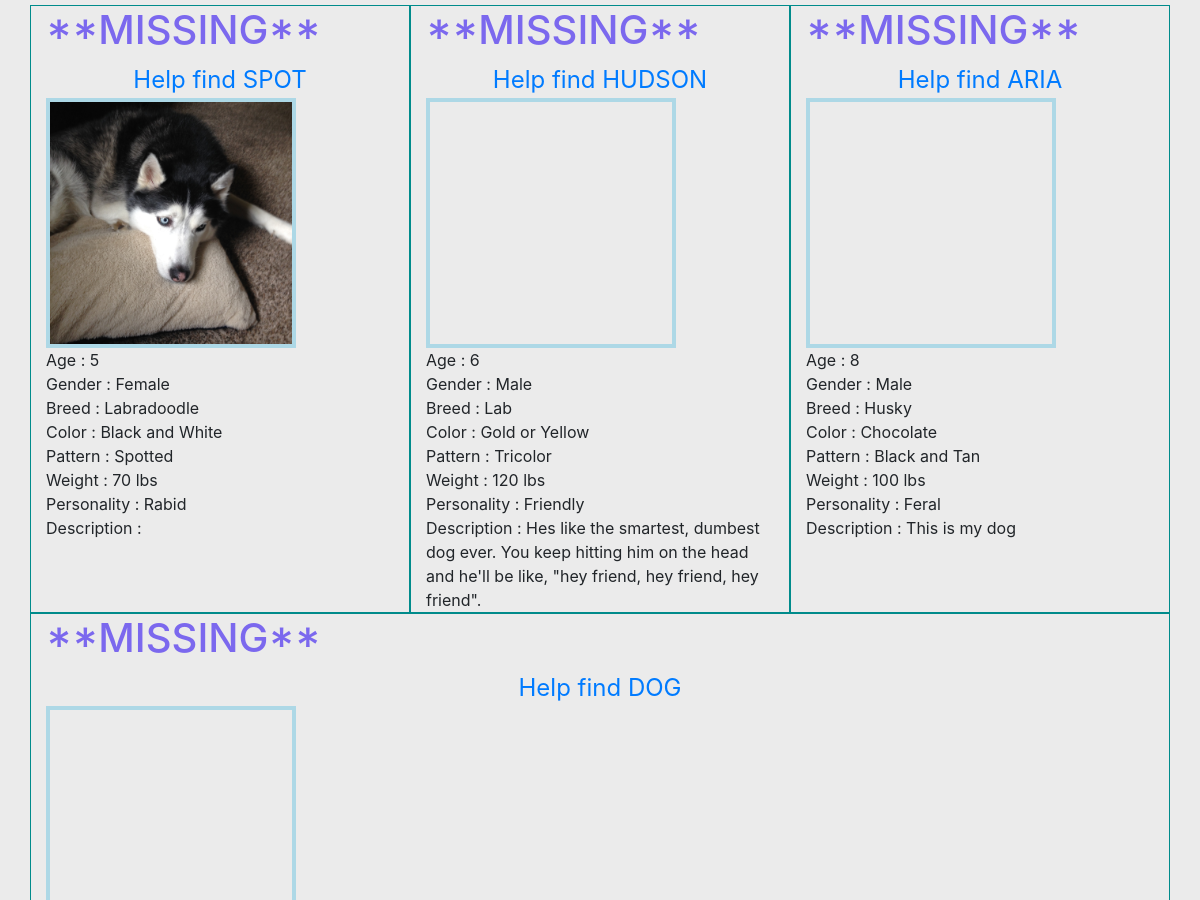
The app's page /dogmap/ (middle part), older data.
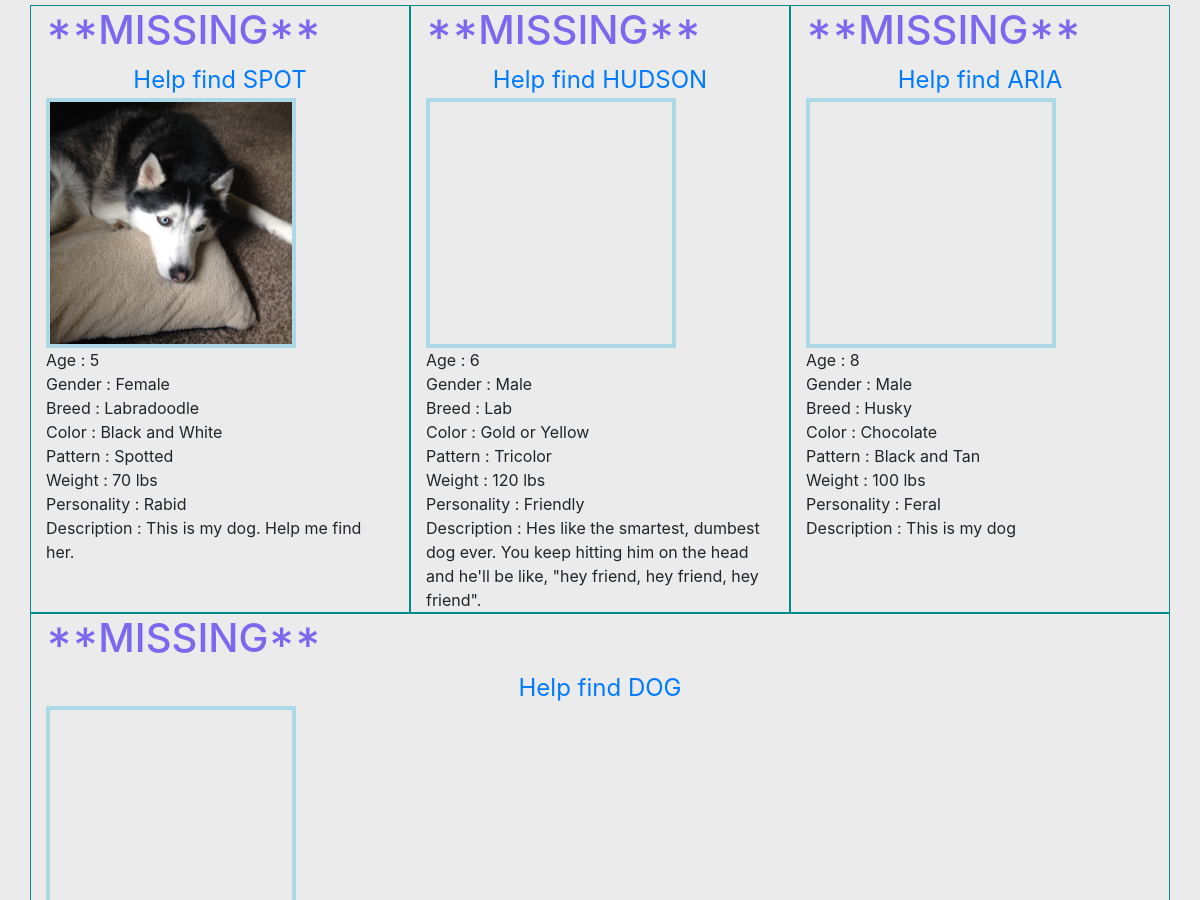
The same page, newer data.
### doggonnitapp/models.py (models this page shows, shortened)
class DogProfile(models.Model):
    name = models.CharField(max_length=50)
    age = models.PositiveSmallIntegerField(validators=[MinValueValidator(0), MaxValueValidator(20)])
    sex = models.CharField(max_length=6)
    breed = models.CharField(max_length=50)
    color = models.CharField(max_length=25)
    pattern = models.CharField(max_length=25)
    weight = models.PositiveSmallIntegerField(validators=[MinValueValidator(1), MaxValueValidator(250)])
    personality = models.CharField(max_length=25)
    dog_is_lost = models.BooleanField(default=False)
    dog_image = models.ImageField()
    description = models.TextField(default='')
    user = models.ForeignKey(User, on_delete=models.CASCADE)
    missing_since = models.DateTimeField(default=None, null=True)

### doggonnitapp/views.py (the view)
# urls.py: url(r'^dogmap/$', views.dogmap, name='dogmap'),
def dogmap(request):
    dogs = DogProfile.objects.filter(dog_is_lost=True)
    coordinates = []
    for dog in dogs:
        profile = get_object_or_404(UserProfile, user=dog.user)
        coordinates.append({
            'lat': profile.latitude,
            'lng': profile.longitude,
            'image': dog.dog_image.url
        })
    print(coordinates)
    context = {
        'dogs': dogs,
        'coordinates':coordinates,
        'mapbox_api_key': secret.mapbox_api_key
    }
    return render(request, 'doggonnitapp/dogmap.html', context)

### doggonnitapp/templates/doggonnitapp/dogmap.html (shortened to what this page needs)
{% extends 'doggonnitapp/base.html' %}
{% block content %}
    <div class="container">
        <div class="profile_container row">
            {% for dog in dogs%}
                <div class="dogs col">
                    <h1 class="missing">**MISSING**</h1>
                    <div class="row">
                    <a id="dog_name" href="{% url 'doggonnitapp:dog_profile' dog.id %}" class="col text-center">Help find {{dog.name.upper}}</a></div>
                    <div class="dog_img" style="background: url({{MEDIA_URL}}{{ dog.dog_image }}) 50% 50% no-repeat; width:250px; height:250px; background-size: cover"></div>
                    <div class="info_container">
                        <div> Age : {{dog.age}} </div>
                        <div> Gender : {{dog.sex}} </div>
                        <div> Breed : {{dog.breed}} </div>
                        <div> Color : {{dog.color}} </div>
                        <div> Pattern : {{dog.pattern}} </div>
                        <div> Weight : {{dog.weight}} lbs </div>
                        <div> Personality : {{dog.personality}} </div>
                        <div> Description : {{dog.description}} </div>
                    </div>
                </div>
            {% endfor %}
        </div>
    </div>
{% endblock %}

Row changes from the older to the newer data that the page shows:
changed DogProfile "SPOT": description (not shown) → "This is my dog. Help me find her."
